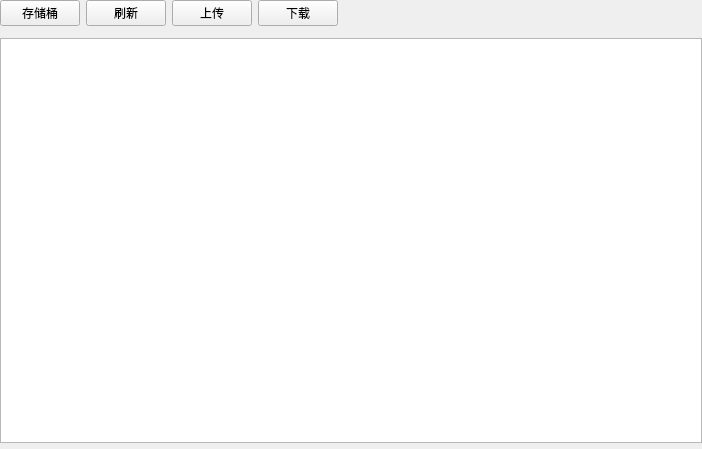
<?xml version="1.0" encoding="UTF-8"?>
<ui version="4.0">
 <class>UiObjectsTableWidget</class>
 <widget class="QWidget" name="UiObjectsTableWidget">
  <property name="geometry">
   <rect>
    <x>0</x>
    <y>0</y>
    <width>702</width>
    <height>449</height>
   </rect>
  </property>
  <property name="windowTitle">
   <string>Form</string>
  </property>
  <layout class="QVBoxLayout" name="verticalLayout">
   <property name="leftMargin">
    <number>0</number>
   </property>
   <property name="topMargin">
    <number>0</number>
   </property>
   <property name="rightMargin">
    <number>0</number>
   </property>
   <property name="bottomMargin">
    <number>0</number>
   </property>
   <item>
    <widget class="QWidget" name="widgetTools" native="true">
     <layout class="QHBoxLayout" name="horizontalLayout">
      <property name="leftMargin">
       <number>0</number>
      </property>
      <property name="topMargin">
       <number>0</number>
      </property>
      <property name="rightMargin">
       <number>0</number>
      </property>
      <property name="bottomMargin">
       <number>0</number>
      </property>
      <item>
       <widget class="QPushButton" name="btnBuckets">
        <property name="text">
         <string>存储桶</string>
        </property>
       </widget>
      </item>
      <item>
       <widget class="QPushButton" name="btnRefresh">
        <property name="text">
         <string>刷新</string>
        </property>
       </widget>
      </item>
      <item>
       <widget class="QPushButton" name="btnUpload">
        <property name="text">
         <string>上传</string>
        </property>
       </widget>
      </item>
      <item>
       <widget class="QPushButton" name="btnDownload">
        <property name="text">
         <string>下载</string>
        </property>
       </widget>
      </item>
      <item>
       <spacer name="horizontalSpacer">
        <property name="orientation">
         <enum>Qt::Horizontal</enum>
        </property>
        <property name="sizeHint" stdset="0">
         <size>
          <width>355</width>
          <height>20</height>
         </size>
        </property>
       </spacer>
      </item>
     </layout>
    </widget>
   </item>
   <item>
    <widget class="UiBreadWidget" name="widgetBread" native="true"/>
   </item>
   <item>
    <widget class="QTableView" name="tableView"/>
   </item>
   <item>
    <widget class="UiPageWidget" name="widgetPage" native="true"/>
   </item>
  </layout>
 </widget>
 <customwidgets>
  <customwidget>
   <class>UiPageWidget</class>
   <extends>QWidget</extends>
   <header>src/fend/uicom/uipagewidget.h</header>
   <container>1</container>
  </customwidget>
  <customwidget>
   <class>UiBreadWidget</class>
   <extends>QWidget</extends>
   <header>src/fend/uicom/uibreadwidget.h</header>
   <container>1</container>
  </customwidget>
 </customwidgets>
 <resources/>
 <connections/>
</ui>
